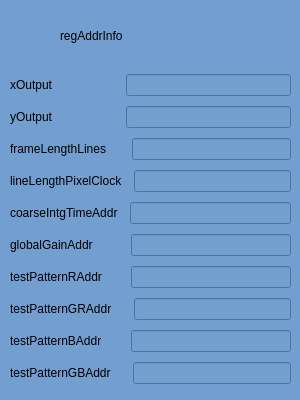
<?xml version="1.0" encoding="UTF-8"?>
<ui version="4.0">
 <class>RegAddrInfoConfig</class>
 <widget class="QWidget" name="RegAddrInfoConfig">
  <property name="geometry">
   <rect>
    <x>0</x>
    <y>0</y>
    <width>300</width>
    <height>400</height>
   </rect>
  </property>
  <property name="minimumSize">
   <size>
    <width>300</width>
    <height>400</height>
   </size>
  </property>
  <property name="maximumSize">
   <size>
    <width>300</width>
    <height>400</height>
   </size>
  </property>
  <property name="windowTitle">
   <string>Form</string>
  </property>
  <property name="styleSheet">
   <string notr="true">background-color: rgb(114, 159, 207);</string>
  </property>
  <widget class="QLabel" name="label_6">
   <property name="geometry">
    <rect>
     <x>60</x>
     <y>10</y>
     <width>181</width>
     <height>51</height>
    </rect>
   </property>
   <property name="styleSheet">
    <string notr="true">font: 28pt &quot;Sans Serif&quot;;</string>
   </property>
   <property name="text">
    <string>regAddrInfo</string>
   </property>
  </widget>
  <widget class="QWidget" name="">
   <property name="geometry">
    <rect>
     <x>10</x>
     <y>70</y>
     <width>281</width>
     <height>321</height>
    </rect>
   </property>
   <layout class="QVBoxLayout" name="verticalLayout">
    <item>
     <layout class="QHBoxLayout" name="horizontalLayout" stretch="1,1,3">
      <item>
       <widget class="QLabel" name="label">
        <property name="text">
         <string>xOutput</string>
        </property>
       </widget>
      </item>
      <item>
       <spacer name="horizontalSpacer">
        <property name="orientation">
         <enum>Qt::Horizontal</enum>
        </property>
        <property name="sizeHint" stdset="0">
         <size>
          <width>40</width>
          <height>20</height>
         </size>
        </property>
       </spacer>
      </item>
      <item>
       <widget class="QLineEdit" name="le_xOutput"/>
      </item>
     </layout>
    </item>
    <item>
     <layout class="QHBoxLayout" name="horizontalLayout_2" stretch="1,1,3">
      <item>
       <widget class="QLabel" name="label_2">
        <property name="text">
         <string>yOutput</string>
        </property>
       </widget>
      </item>
      <item>
       <spacer name="horizontalSpacer_2">
        <property name="orientation">
         <enum>Qt::Horizontal</enum>
        </property>
        <property name="sizeHint" stdset="0">
         <size>
          <width>40</width>
          <height>20</height>
         </size>
        </property>
       </spacer>
      </item>
      <item>
       <widget class="QLineEdit" name="le_yOutput"/>
      </item>
     </layout>
    </item>
    <item>
     <layout class="QHBoxLayout" name="horizontalLayout_3" stretch="1,1,8">
      <item>
       <widget class="QLabel" name="label_3">
        <property name="text">
         <string>frameLengthLines</string>
        </property>
       </widget>
      </item>
      <item>
       <spacer name="horizontalSpacer_3">
        <property name="orientation">
         <enum>Qt::Horizontal</enum>
        </property>
        <property name="sizeHint" stdset="0">
         <size>
          <width>40</width>
          <height>20</height>
         </size>
        </property>
       </spacer>
      </item>
      <item>
       <widget class="QLineEdit" name="le_frameLengthLines"/>
      </item>
     </layout>
    </item>
    <item>
     <layout class="QHBoxLayout" name="horizontalLayout_4" stretch="1,1,30">
      <item>
       <widget class="QLabel" name="label_4">
        <property name="text">
         <string>lineLengthPixelClock</string>
        </property>
       </widget>
      </item>
      <item>
       <spacer name="horizontalSpacer_4">
        <property name="orientation">
         <enum>Qt::Horizontal</enum>
        </property>
        <property name="sizeHint" stdset="0">
         <size>
          <width>40</width>
          <height>20</height>
         </size>
        </property>
       </spacer>
      </item>
      <item>
       <widget class="QLineEdit" name="le_lineLengthPixelClock"/>
      </item>
     </layout>
    </item>
    <item>
     <layout class="QHBoxLayout" name="horizontalLayout_5" stretch="1,1,25">
      <item>
       <widget class="QLabel" name="label_5">
        <property name="text">
         <string>coarseIntgTimeAddr</string>
        </property>
       </widget>
      </item>
      <item>
       <spacer name="horizontalSpacer_5">
        <property name="orientation">
         <enum>Qt::Horizontal</enum>
        </property>
        <property name="sizeHint" stdset="0">
         <size>
          <width>40</width>
          <height>20</height>
         </size>
        </property>
       </spacer>
      </item>
      <item>
       <widget class="QLineEdit" name="le_coarseIntgTimeAddr"/>
      </item>
     </layout>
    </item>
    <item>
     <layout class="QHBoxLayout" name="horizontalLayout_6" stretch="1,1,5">
      <item>
       <widget class="QLabel" name="label_7">
        <property name="text">
         <string>globalGainAddr</string>
        </property>
       </widget>
      </item>
      <item>
       <spacer name="horizontalSpacer_6">
        <property name="orientation">
         <enum>Qt::Horizontal</enum>
        </property>
        <property name="sizeHint" stdset="0">
         <size>
          <width>40</width>
          <height>20</height>
         </size>
        </property>
       </spacer>
      </item>
      <item>
       <widget class="QLineEdit" name="le_globalGainAddr"/>
      </item>
     </layout>
    </item>
    <item>
     <layout class="QHBoxLayout" name="horizontalLayout_7" stretch="1,1,7">
      <item>
       <widget class="QLabel" name="label_8">
        <property name="text">
         <string>testPatternRAddr</string>
        </property>
       </widget>
      </item>
      <item>
       <spacer name="horizontalSpacer_7">
        <property name="orientation">
         <enum>Qt::Horizontal</enum>
        </property>
        <property name="sizeHint" stdset="0">
         <size>
          <width>40</width>
          <height>20</height>
         </size>
        </property>
       </spacer>
      </item>
      <item>
       <widget class="QLineEdit" name="le_testPatternRAddr"/>
      </item>
     </layout>
    </item>
    <item>
     <layout class="QHBoxLayout" name="horizontalLayout_8" stretch="1,1,10">
      <item>
       <widget class="QLabel" name="label_9">
        <property name="text">
         <string>testPatternGRAddr</string>
        </property>
       </widget>
      </item>
      <item>
       <spacer name="horizontalSpacer_8">
        <property name="orientation">
         <enum>Qt::Horizontal</enum>
        </property>
        <property name="sizeHint" stdset="0">
         <size>
          <width>40</width>
          <height>20</height>
         </size>
        </property>
       </spacer>
      </item>
      <item>
       <widget class="QLineEdit" name="le_testPatternGRAddr"/>
      </item>
     </layout>
    </item>
    <item>
     <layout class="QHBoxLayout" name="horizontalLayout_9" stretch="1,1,7">
      <item>
       <widget class="QLabel" name="label_10">
        <property name="text">
         <string>testPatternBAddr</string>
        </property>
       </widget>
      </item>
      <item>
       <spacer name="horizontalSpacer_9">
        <property name="orientation">
         <enum>Qt::Horizontal</enum>
        </property>
        <property name="sizeHint" stdset="0">
         <size>
          <width>40</width>
          <height>20</height>
         </size>
        </property>
       </spacer>
      </item>
      <item>
       <widget class="QLineEdit" name="le_testPatternBAddr"/>
      </item>
     </layout>
    </item>
    <item>
     <layout class="QHBoxLayout" name="horizontalLayout_10" stretch="1,1,10">
      <item>
       <widget class="QLabel" name="label_11">
        <property name="text">
         <string>testPatternGBAddr</string>
        </property>
       </widget>
      </item>
      <item>
       <spacer name="horizontalSpacer_10">
        <property name="orientation">
         <enum>Qt::Horizontal</enum>
        </property>
        <property name="sizeHint" stdset="0">
         <size>
          <width>40</width>
          <height>20</height>
         </size>
        </property>
       </spacer>
      </item>
      <item>
       <widget class="QLineEdit" name="le_testPatternGBAddr"/>
      </item>
     </layout>
    </item>
   </layout>
  </widget>
 </widget>
 <resources/>
 <connections/>
</ui>
